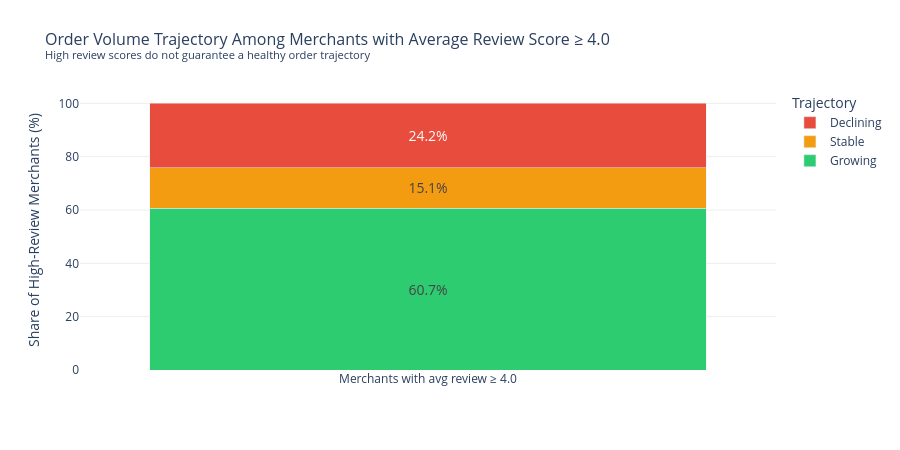

Notebook cell for this chart:
### Code cell
# Stacked bar: trajectory breakdown for high-review-score merchants
high_pcts = (high_review_traj / n_high_review * 100).reset_index()
high_pcts.columns = ['trajectory', 'pct']

fig3 = go.Figure()

for _, row in high_pcts.iterrows():
    fig3.add_trace(go.Bar(
        name=row['trajectory'],
        x=['Merchants with avg review ≥ 4.0'],
        y=[row['pct']],
        marker_color=color_map[row['trajectory']],
        text=f"{row['pct']:.1f}%",
        textposition='inside',
        insidetextanchor='middle',
        textfont_size=14,
        hovertemplate=f"{row['trajectory']}: {row['pct']:.1f}% of high-review merchants<extra></extra>"
    ))

fig3.update_layout(
    title=dict(
        text='Order Volume Trajectory Among Merchants with Average Review Score ≥ 4.0<br>'
             '<sup>High review scores do not guarantee a healthy order trajectory</sup>',
        font_size=16
    ),
    barmode='stack',
    xaxis_title='',
    yaxis_title='Share of High-Review Merchants (%)',
    yaxis_range=[0, 105],
    plot_bgcolor='white',
    paper_bgcolor='white',
    yaxis=dict(gridcolor='#eee'),
    xaxis=dict(showgrid=False),
    legend=dict(title='Trajectory', orientation='v'),
    height=450,
    margin=dict(t=90)
)

fig3.show()
print(f"Takeaway: {pct_silent:.0%} of merchants with review scores at or above 4.0 show declining order volume — "
      f"the silently failing segment a review-only dashboard would miss entirely.")

### Figure 1 — Plotly figure (JSON) as saved in the notebook; plotly's stock layout.template omitted (floating-point values rounded to 4 significant figures)
{"data": [{"hovertemplate": "Growing: 60.7% of high-review merchants<extra></extra>", "insidetextanchor": "middle", "marker": {"color": "#2ecc71"}, "name": "Growing", "text": "60.7%", "textfont": {"size": 14}, "textposition": "inside", "type": "bar", "x": ["Merchants with avg review ≥ 4.0"], "y": [60.69]}, {"hovertemplate": "Stable: 15.1% of high-review merchants<extra></extra>", "insidetextanchor": "middle", "marker": {"color": "#f39c12"}, "name": "Stable", "text": "15.1%", "textfont": {"size": 14}, "textposition": "inside", "type": "bar", "x": ["Merchants with avg review ≥ 4.0"], "y": [15.13]}, {"hovertemplate": "Declining: 24.2% of high-review merchants<extra></extra>", "insidetextanchor": "middle", "marker": {"color": "#e74c3c"}, "name": "Declining", "text": "24.2%", "textfont": {"size": 14}, "textposition": "inside", "type": "bar", "x": ["Merchants with avg review ≥ 4.0"], "y": [24.18]}], "layout": {"barmode": "stack", "height": 450, "legend": {"orientation": "v", "title": {"text": "Trajectory"}}, "margin": {"t": 90}, "paper_bgcolor": "white", "plot_bgcolor": "white", "title": {"font": {"size": 16}, "text": "Order Volume Trajectory Among Merchants with Average Review Score ≥ 4.0<br><sup>High review scores do not guarantee a healthy order trajectory</sup>"}, "xaxis": {"showgrid": false, "title": {"text": ""}}, "yaxis": {"gridcolor": "#eee", "range": [0, 105], "title": {"text": "Share of High-Review Merchants (%)"}}}}
